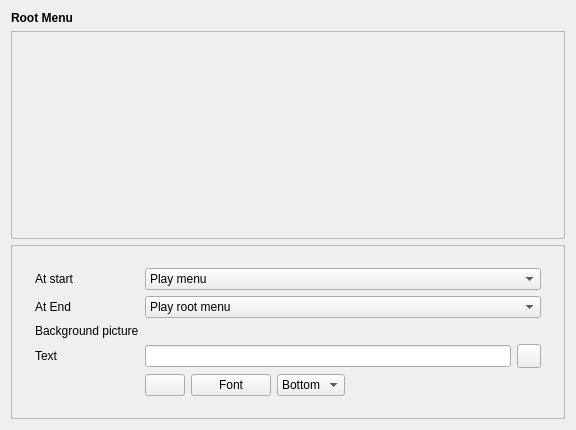
<?xml version="1.0" encoding="UTF-8"?>
<ui version="4.0">
 <class>menuEdit</class>
 <widget class="QWidget" name="menuEdit">
  <property name="geometry">
   <rect>
    <x>0</x>
    <y>0</y>
    <width>576</width>
    <height>430</height>
   </rect>
  </property>
  <property name="windowTitle">
   <string>Edit Menu</string>
  </property>
  <layout class="QGridLayout" name="gridLayout_3">
   <item row="0" column="0">
    <widget class="QLabel" name="lTitle">
     <property name="sizePolicy">
      <sizepolicy hsizetype="Preferred" vsizetype="Fixed">
       <horstretch>0</horstretch>
       <verstretch>0</verstretch>
      </sizepolicy>
     </property>
     <property name="font">
      <font>
       <weight>75</weight>
       <bold>true</bold>
      </font>
     </property>
     <property name="text">
      <string>Root Menu</string>
     </property>
     <property name="wordWrap">
      <bool>false</bool>
     </property>
    </widget>
   </item>
   <item row="1" column="0">
    <widget class="QFrame" name="widget">
     <property name="frameShape">
      <enum>QFrame::StyledPanel</enum>
     </property>
    </widget>
   </item>
   <item row="2" column="0">
    <widget class="QFrame" name="frame_3">
     <property name="sizePolicy">
      <sizepolicy hsizetype="Preferred" vsizetype="Fixed">
       <horstretch>0</horstretch>
       <verstretch>0</verstretch>
      </sizepolicy>
     </property>
     <property name="frameShape">
      <enum>QFrame::StyledPanel</enum>
     </property>
     <property name="frameShadow">
      <enum>QFrame::Raised</enum>
     </property>
     <layout class="QGridLayout" name="gridLayout_2">
      <item row="0" column="0">
       <spacer name="horizontalSpacer_3">
        <property name="orientation">
         <enum>Qt::Horizontal</enum>
        </property>
        <property name="sizeType">
         <enum>QSizePolicy::Minimum</enum>
        </property>
       </spacer>
      </item>
      <item row="0" column="1">
       <widget class="QFrame" name="frame_2">
        <layout class="QGridLayout" name="gridLayout">
         <item row="0" column="0">
          <widget class="QLabel" name="textLabel1_2">
           <property name="text">
            <string>At start</string>
           </property>
           <property name="wordWrap">
            <bool>false</bool>
           </property>
          </widget>
         </item>
         <item row="0" column="1" colspan="4">
          <widget class="QComboBox" name="cbStart">
           <item>
            <property name="text">
             <string>Play menu</string>
            </property>
           </item>
           <item>
            <property name="text">
             <string>Play title 1</string>
            </property>
           </item>
          </widget>
         </item>
         <item row="1" column="0">
          <widget class="QLabel" name="textLabel1_2_2">
           <property name="text">
            <string>At End</string>
           </property>
           <property name="wordWrap">
            <bool>false</bool>
           </property>
          </widget>
         </item>
         <item row="1" column="1" colspan="4">
          <widget class="QComboBox" name="cbEnd">
           <item>
            <property name="text">
             <string>Play root menu</string>
            </property>
           </item>
           <item>
            <property name="text">
             <string>Play title menu</string>
            </property>
           </item>
           <item>
            <property name="text">
             <string>Play title 1</string>
            </property>
           </item>
          </widget>
         </item>
         <item row="2" column="0">
          <widget class="QLabel" name="textLabel1">
           <property name="sizePolicy">
            <sizepolicy hsizetype="Fixed" vsizetype="Preferred">
             <horstretch>0</horstretch>
             <verstretch>0</verstretch>
            </sizepolicy>
           </property>
           <property name="text">
            <string>Background picture</string>
           </property>
           <property name="wordWrap">
            <bool>false</bool>
           </property>
          </widget>
         </item>
         <item row="2" column="1" colspan="4">
          <widget class="KUrlRequester" name="urBackground"/>
         </item>
         <item row="3" column="0">
          <widget class="QLabel" name="textLabel2">
           <property name="sizePolicy">
            <sizepolicy hsizetype="Fixed" vsizetype="Preferred">
             <horstretch>0</horstretch>
             <verstretch>0</verstretch>
            </sizepolicy>
           </property>
           <property name="text">
            <string>Text</string>
           </property>
           <property name="wordWrap">
            <bool>false</bool>
           </property>
          </widget>
         </item>
         <item row="3" column="1" colspan="4">
          <layout class="QHBoxLayout" name="horizontalLayout">
           <item>
            <widget class="QLineEdit" name="leTitle"/>
           </item>
           <item>
            <widget class="KPushButton" name="bAddText">
             <property name="sizePolicy">
              <sizepolicy hsizetype="Maximum" vsizetype="Maximum">
               <horstretch>0</horstretch>
               <verstretch>0</verstretch>
              </sizepolicy>
             </property>
             <property name="minimumSize">
              <size>
               <width>24</width>
               <height>24</height>
              </size>
             </property>
             <property name="maximumSize">
              <size>
               <width>24</width>
               <height>24</height>
              </size>
             </property>
             <property name="text">
              <string/>
             </property>
             <property name="shortcut">
              <string/>
             </property>
            </widget>
           </item>
          </layout>
         </item>
         <item row="4" column="1">
          <widget class="KColorButton" name="cbColor">
           <property name="sizePolicy">
            <sizepolicy hsizetype="Fixed" vsizetype="Fixed">
             <horstretch>0</horstretch>
             <verstretch>0</verstretch>
            </sizepolicy>
           </property>
           <property name="text">
            <string/>
           </property>
          </widget>
         </item>
         <item row="4" column="2">
          <widget class="KPushButton" name="bFont">
           <property name="sizePolicy">
            <sizepolicy hsizetype="Minimum" vsizetype="Fixed">
             <horstretch>0</horstretch>
             <verstretch>0</verstretch>
            </sizepolicy>
           </property>
           <property name="text">
            <string>Font</string>
           </property>
          </widget>
         </item>
         <item row="4" column="3">
          <widget class="QComboBox" name="cbPosTitle">
           <property name="sizePolicy">
            <sizepolicy hsizetype="Minimum" vsizetype="Fixed">
             <horstretch>0</horstretch>
             <verstretch>0</verstretch>
            </sizepolicy>
           </property>
           <item>
            <property name="text">
             <string>Bottom</string>
            </property>
           </item>
           <item>
            <property name="text">
             <string>Right</string>
            </property>
           </item>
          </widget>
         </item>
         <item row="4" column="4">
          <spacer name="horizontalSpacer">
           <property name="orientation">
            <enum>Qt::Horizontal</enum>
           </property>
           <property name="sizeType">
            <enum>QSizePolicy::Expanding</enum>
           </property>
           <property name="sizeHint" stdset="0">
            <size>
             <width>40</width>
             <height>20</height>
            </size>
           </property>
          </spacer>
         </item>
        </layout>
       </widget>
      </item>
      <item row="0" column="2">
       <spacer name="horizontalSpacer_4">
        <property name="orientation">
         <enum>Qt::Horizontal</enum>
        </property>
        <property name="sizeType">
         <enum>QSizePolicy::Minimum</enum>
        </property>
       </spacer>
      </item>
     </layout>
    </widget>
   </item>
  </layout>
 </widget>
 <layoutdefault spacing="6" margin="11"/>
 <customwidgets>
  <customwidget>
   <class>KUrlRequester</class>
   <extends>QFrame</extends>
   <header>kurlrequester.h</header>
  </customwidget>
  <customwidget>
   <class>KPushButton</class>
   <extends>QPushButton</extends>
   <header>kpushbutton.h</header>
  </customwidget>
  <customwidget>
   <class>KColorButton</class>
   <extends>QPushButton</extends>
   <header>kcolorbutton.h</header>
  </customwidget>
 </customwidgets>
 <tabstops>
  <tabstop>cbStart</tabstop>
  <tabstop>cbEnd</tabstop>
  <tabstop>urBackground</tabstop>
  <tabstop>leTitle</tabstop>
  <tabstop>cbColor</tabstop>
  <tabstop>bFont</tabstop>
  <tabstop>cbPosTitle</tabstop>
 </tabstops>
 <includes>
  <include location="local">kurlrequester.h</include>
  <include location="local">kpushbutton.h</include>
  <include location="local">kcolorbutton.h</include>
  <include location="local">kpushbutton.h</include>
  <include location="local">kpushbutton.h</include>
 </includes>
 <resources/>
 <connections>
  <connection>
   <sender>bFont</sender>
   <signal>clicked()</signal>
   <receiver>menuEdit</receiver>
   <slot>bFontClick()</slot>
   <hints>
    <hint type="sourcelabel">
     <x>20</x>
     <y>20</y>
    </hint>
    <hint type="destinationlabel">
     <x>20</x>
     <y>20</y>
    </hint>
   </hints>
  </connection>
  <connection>
   <sender>urBackground</sender>
   <signal>urlSelected(const KUrl &amp;)</signal>
   <receiver>menuEdit</receiver>
   <slot>urBackgroundSelected(const KUrl &amp;)</slot>
   <hints>
    <hint type="sourcelabel">
     <x>20</x>
     <y>20</y>
    </hint>
    <hint type="destinationlabel">
     <x>20</x>
     <y>20</y>
    </hint>
   </hints>
  </connection>
  <connection>
   <sender>cbColor</sender>
   <signal>changed(QColor)</signal>
   <receiver>menuEdit</receiver>
   <slot>cbColorChanged(QColor)</slot>
   <hints>
    <hint type="sourcelabel">
     <x>20</x>
     <y>20</y>
    </hint>
    <hint type="destinationlabel">
     <x>20</x>
     <y>20</y>
    </hint>
   </hints>
  </connection>
  <connection>
   <sender>leTitle</sender>
   <signal>textChanged(QString)</signal>
   <receiver>menuEdit</receiver>
   <slot>leTitleChanged(QString)</slot>
   <hints>
    <hint type="sourcelabel">
     <x>20</x>
     <y>20</y>
    </hint>
    <hint type="destinationlabel">
     <x>20</x>
     <y>20</y>
    </hint>
   </hints>
  </connection>
  <connection>
   <sender>cbPosTitle</sender>
   <signal>activated(int)</signal>
   <receiver>menuEdit</receiver>
   <slot>cbPosTitleActivated(int)</slot>
   <hints>
    <hint type="sourcelabel">
     <x>20</x>
     <y>20</y>
    </hint>
    <hint type="destinationlabel">
     <x>20</x>
     <y>20</y>
    </hint>
   </hints>
  </connection>
  <connection>
   <sender>bAddText</sender>
   <signal>clicked()</signal>
   <receiver>menuEdit</receiver>
   <slot>bAddTextClick()</slot>
   <hints>
    <hint type="sourcelabel">
     <x>20</x>
     <y>20</y>
    </hint>
    <hint type="destinationlabel">
     <x>20</x>
     <y>20</y>
    </hint>
   </hints>
  </connection>
  <connection>
   <sender>cbStart</sender>
   <signal>activated(int)</signal>
   <receiver>menuEdit</receiver>
   <slot>cbStartActivated(int)</slot>
   <hints>
    <hint type="sourcelabel">
     <x>20</x>
     <y>20</y>
    </hint>
    <hint type="destinationlabel">
     <x>20</x>
     <y>20</y>
    </hint>
   </hints>
  </connection>
  <connection>
   <sender>cbEnd</sender>
   <signal>activated(int)</signal>
   <receiver>menuEdit</receiver>
   <slot>cbEndActivated(int)</slot>
   <hints>
    <hint type="sourcelabel">
     <x>20</x>
     <y>20</y>
    </hint>
    <hint type="destinationlabel">
     <x>20</x>
     <y>20</y>
    </hint>
   </hints>
  </connection>
 </connections>
</ui>
